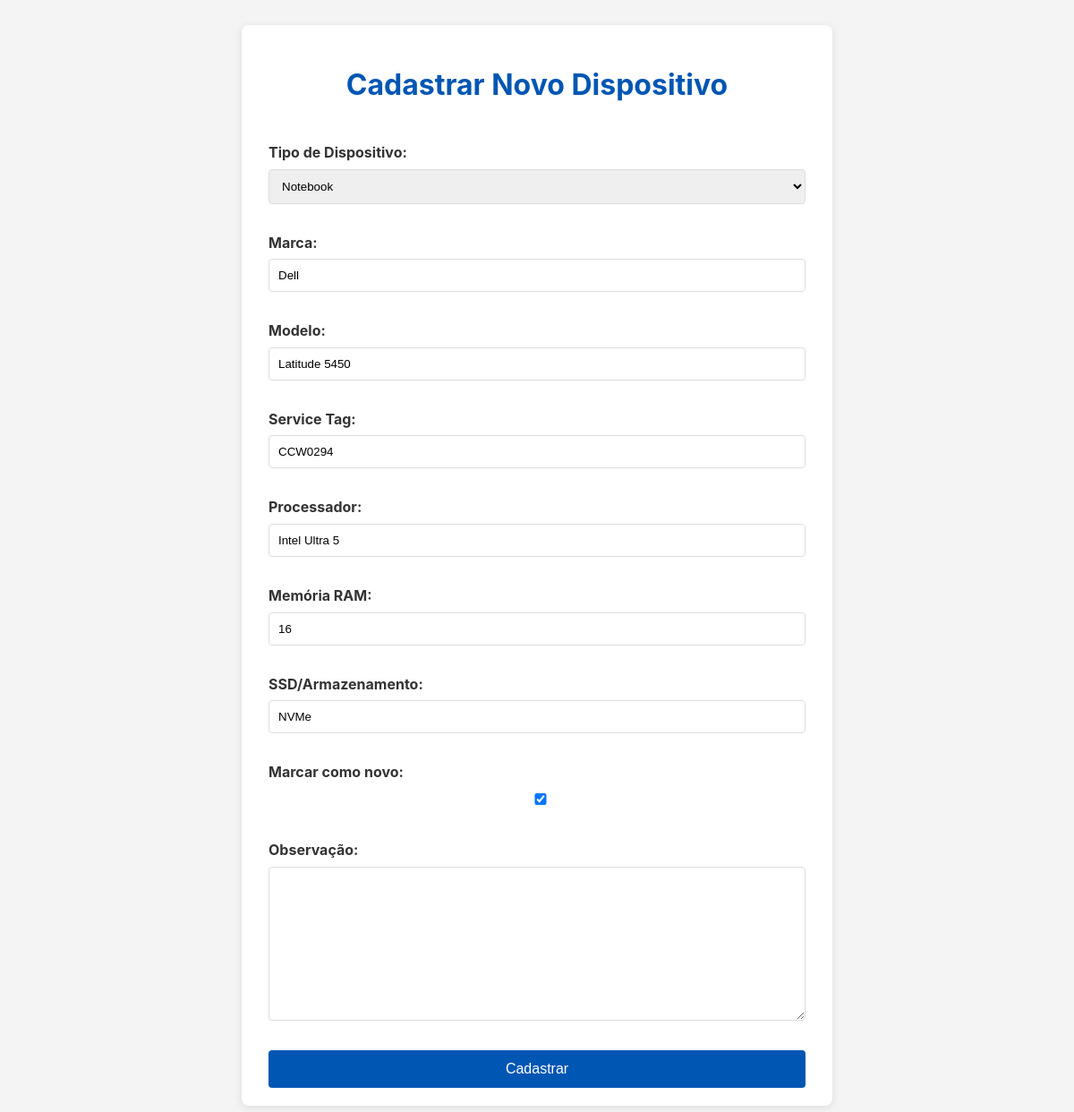
Page /device/2/edit/ on the committed database.
### inventory/models.py (models this page shows, shortened)
class Device(models.Model):
    DEVICE_TYPE_CHOICES = [
        ('desktop', 'Desktop'),
        ('notebook', 'Notebook'),
    ]
    device_type = models.CharField(
        max_length=10,
        choices=DEVICE_TYPE_CHOICES,
        default='desktop',
        verbose_name="Tipo de Dispositivo"
    )
    brand = models.CharField(max_length=100, verbose_name="Marca")
    model = models.CharField(max_length=100, verbose_name="Modelo")
    service_tag = models.CharField(max_length=100, unique=True, verbose_name="Service Tag")
    processor = models.CharField(max_length=100, verbose_name="Processador")
    ram = models.CharField(max_length=50, verbose_name="Memória RAM")
    ssd = models.CharField(max_length=50, verbose_name="SSD/Armazenamento")
    is_new = models.BooleanField(default=False, verbose_name="Marcar como novo")
    observation = models.TextField(blank=True, null=True, verbose_name="Observação")
    created_at = models.DateTimeField(auto_now_add=True, verbose_name="Data de Cadastro")
    history = HistoricalRecords()
    class Meta:
        verbose_name = "Dispositivo"
        verbose_name_plural = "Dispositivos"

### inventory/views.py (the view)
# urls.py: path('device/<int:pk>/edit/', views.device_update, name='device_update'),
def device_update(request, pk):
    device = get_object_or_404(Device, pk=pk)
    if request.method == 'POST':
        form = DeviceForm(request.POST, instance=device)
        if form.is_valid():
            form.save()
            return redirect('device_list')
    else:
        form = DeviceForm(instance=device)
    context = {
        'form': form
    }
    return render(request, 'inventory/register_device.html', context)

### inventory/forms.py
class DeviceForm(forms.ModelForm):
    class Meta:
        model = Device
        fields = [
            'device_type',
            'brand',
            'model',
            'service_tag',
            'processor',
            'ram',
            'ssd',
            'is_new',
            'observation'
        ]

### inventory/templates/inventory/register_device.html (shortened to what this page needs)
<!DOCTYPE html>
<html lang="pt-br">
<head>
</head>
<body>
    <div class="container">
        <h1>Cadastrar Novo Dispositivo</h1>
        <form method="post">
            {{ form.as_p }}
            <button type="submit">Cadastrar</button>
        </form>
    </div>
</body>
</html>

### inventory/templates/inventory/register_device.html (style rules this page uses)
body { font-family: -apple-system, BlinkMacSystemFont, "Segoe UI", Roboto, "Helvetica Neue", Arial, sans-serif; background-color: #f4f4f4; color: #333; line-height: 1.6; padding: 20px; }
.container { max-width: 600px; margin: 0 auto; background: #fff; padding: 20px 30px; border-radius: 8px; box-shadow: 0 2px 10px rgba(0,0,0,0.1); }
h1 { color: #0056b3; text-align: center; }
form { display: flex; flex-direction: column; }
form p { margin-bottom: 15px; }
form label { font-weight: bold; margin-bottom: 5px; display: block; }
form input, form select, form textarea { width: 100%; padding: 10px; border-radius: 4px; border: 1px solid #ddd; box-sizing: border-box; }
button { background-color: #0056b3; color: white; padding: 12px 20px; border: none; border-radius: 4px; cursor: pointer; font-size: 16px; margin-top: 10px; }

### rows in the picture
Device: device_type "Notebook", brand "Dell", model "Latitude 5450", service_tag "CCW0294", processor "Intel Ultra 5", ram "16", ssd "NVMe", is_new "☑"
